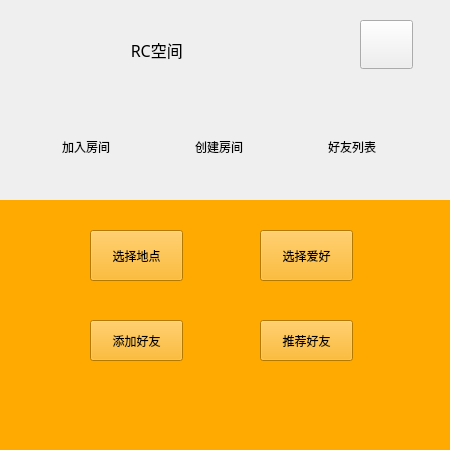
<?xml version="1.0" encoding="UTF-8"?>
<ui version="4.0">
 <class>wechatDialog</class>
 <widget class="QDialog" name="wechatDialog">
  <property name="geometry">
   <rect>
    <x>0</x>
    <y>0</y>
    <width>450</width>
    <height>450</height>
   </rect>
  </property>
  <property name="minimumSize">
   <size>
    <width>450</width>
    <height>450</height>
   </size>
  </property>
  <property name="maximumSize">
   <size>
    <width>450</width>
    <height>450</height>
   </size>
  </property>
  <property name="font">
   <font>
    <family>微软雅黑</family>
    <pointsize>12</pointsize>
   </font>
  </property>
  <property name="windowTitle">
   <string>wechatDialog</string>
  </property>
  <property name="styleSheet">
   <string notr="true"/>
  </property>
  <widget class="QPushButton" name="pb_icon">
   <property name="geometry">
    <rect>
     <x>20</x>
     <y>10</y>
     <width>70</width>
     <height>69</height>
    </rect>
   </property>
   <property name="text">
    <string/>
   </property>
   <property name="icon">
    <iconset resource="resource.qrc">
     <normaloff>:/tx/5.png</normaloff>:/tx/5.png</iconset>
   </property>
   <property name="iconSize">
    <size>
     <width>60</width>
     <height>60</height>
    </size>
   </property>
   <property name="checkable">
    <bool>false</bool>
   </property>
   <property name="checked">
    <bool>false</bool>
   </property>
   <property name="autoRepeat">
    <bool>false</bool>
   </property>
   <property name="autoExclusive">
    <bool>false</bool>
   </property>
   <property name="flat">
    <bool>true</bool>
   </property>
  </widget>
  <widget class="QLabel" name="lb_name">
   <property name="geometry">
    <rect>
     <x>110</x>
     <y>30</y>
     <width>180</width>
     <height>40</height>
    </rect>
   </property>
   <property name="font">
    <font>
     <family>Adobe 宋体 Std L</family>
     <pointsize>12</pointsize>
    </font>
   </property>
   <property name="text">
    <string>     RC空间</string>
   </property>
  </widget>
  <widget class="QPushButton" name="pb_set">
   <property name="geometry">
    <rect>
     <x>360</x>
     <y>20</y>
     <width>53</width>
     <height>49</height>
    </rect>
   </property>
   <property name="text">
    <string/>
   </property>
   <property name="icon">
    <iconset resource="resource.qrc">
     <normaloff>:/images/sett.png</normaloff>:/images/sett.png</iconset>
   </property>
   <property name="iconSize">
    <size>
     <width>40</width>
     <height>40</height>
    </size>
   </property>
  </widget>
  <widget class="QScrollArea" name="scrollArea">
   <property name="geometry">
    <rect>
     <x>0</x>
     <y>200</y>
     <width>451</width>
     <height>391</height>
    </rect>
   </property>
   <property name="styleSheet">
    <string notr="true">background:rgb(255, 170, 0)</string>
   </property>
   <property name="frameShape">
    <enum>QFrame::NoFrame</enum>
   </property>
   <property name="widgetResizable">
    <bool>true</bool>
   </property>
   <widget class="QWidget" name="scrollAreaWidgetContents">
    <property name="geometry">
     <rect>
      <x>0</x>
      <y>0</y>
      <width>451</width>
      <height>391</height>
     </rect>
    </property>
    <widget class="QPushButton" name="pushButton">
     <property name="geometry">
      <rect>
       <x>260</x>
       <y>30</y>
       <width>93</width>
       <height>51</height>
      </rect>
     </property>
     <property name="styleSheet">
      <string notr="true">background:rgb(255, 170, 0)</string>
     </property>
     <property name="text">
      <string>选择爱好</string>
     </property>
    </widget>
    <widget class="QPushButton" name="pushButton_2">
     <property name="geometry">
      <rect>
       <x>90</x>
       <y>30</y>
       <width>93</width>
       <height>51</height>
      </rect>
     </property>
     <property name="styleSheet">
      <string notr="true">background:rgb(255, 170, 0)</string>
     </property>
     <property name="text">
      <string>选择地点</string>
     </property>
    </widget>
    <widget class="QPushButton" name="pb_add">
     <property name="geometry">
      <rect>
       <x>90</x>
       <y>120</y>
       <width>93</width>
       <height>41</height>
      </rect>
     </property>
     <property name="styleSheet">
      <string notr="true">background:rgb(255, 170, 0)</string>
     </property>
     <property name="text">
      <string>添加好友</string>
     </property>
    </widget>
    <widget class="QPushButton" name="pushButton_4">
     <property name="geometry">
      <rect>
       <x>260</x>
       <y>120</y>
       <width>93</width>
       <height>41</height>
      </rect>
     </property>
     <property name="styleSheet">
      <string notr="true">background:rgb(255, 170, 0)</string>
     </property>
     <property name="text">
      <string>推荐好友</string>
     </property>
    </widget>
   </widget>
  </widget>
  <widget class="QWidget" name="layoutWidget">
   <property name="geometry">
    <rect>
     <x>-10</x>
     <y>91</y>
     <width>461</width>
     <height>111</height>
    </rect>
   </property>
   <layout class="QHBoxLayout" name="horizontalLayout">
    <item>
     <widget class="QToolButton" name="room_join">
      <property name="font">
       <font>
        <family>微软雅黑</family>
        <pointsize>9</pointsize>
       </font>
      </property>
      <property name="text">
       <string>加入房间</string>
      </property>
      <property name="icon">
       <iconset resource="resource.qrc">
        <normaloff>:/images/color.png</normaloff>:/images/color.png</iconset>
      </property>
      <property name="iconSize">
       <size>
        <width>50</width>
        <height>50</height>
       </size>
      </property>
      <property name="toolButtonStyle">
       <enum>Qt::ToolButtonTextUnderIcon</enum>
      </property>
      <property name="autoRaise">
       <bool>true</bool>
      </property>
      <property name="arrowType">
       <enum>Qt::NoArrow</enum>
      </property>
     </widget>
    </item>
    <item>
     <widget class="QToolButton" name="room_create">
      <property name="font">
       <font>
        <family>微软雅黑</family>
        <pointsize>9</pointsize>
       </font>
      </property>
      <property name="text">
       <string>创建房间</string>
      </property>
      <property name="icon">
       <iconset resource="resource.qrc">
        <normaloff>:/images/color.png</normaloff>:/images/color.png</iconset>
      </property>
      <property name="iconSize">
       <size>
        <width>50</width>
        <height>50</height>
       </size>
      </property>
      <property name="toolButtonStyle">
       <enum>Qt::ToolButtonTextUnderIcon</enum>
      </property>
      <property name="autoRaise">
       <bool>true</bool>
      </property>
      <property name="arrowType">
       <enum>Qt::NoArrow</enum>
      </property>
     </widget>
    </item>
    <item>
     <widget class="QToolButton" name="room_no">
      <property name="font">
       <font>
        <family>微软雅黑</family>
        <pointsize>9</pointsize>
       </font>
      </property>
      <property name="text">
       <string>好友列表</string>
      </property>
      <property name="icon">
       <iconset resource="resource.qrc">
        <normaloff>:/images/color.png</normaloff>:/images/color.png</iconset>
      </property>
      <property name="iconSize">
       <size>
        <width>50</width>
        <height>50</height>
       </size>
      </property>
      <property name="toolButtonStyle">
       <enum>Qt::ToolButtonTextUnderIcon</enum>
      </property>
      <property name="autoRaise">
       <bool>true</bool>
      </property>
      <property name="arrowType">
       <enum>Qt::NoArrow</enum>
      </property>
     </widget>
    </item>
   </layout>
  </widget>
 </widget>
 <resources>
  <include location="resource.qrc"/>
 </resources>
 <connections/>
</ui>
